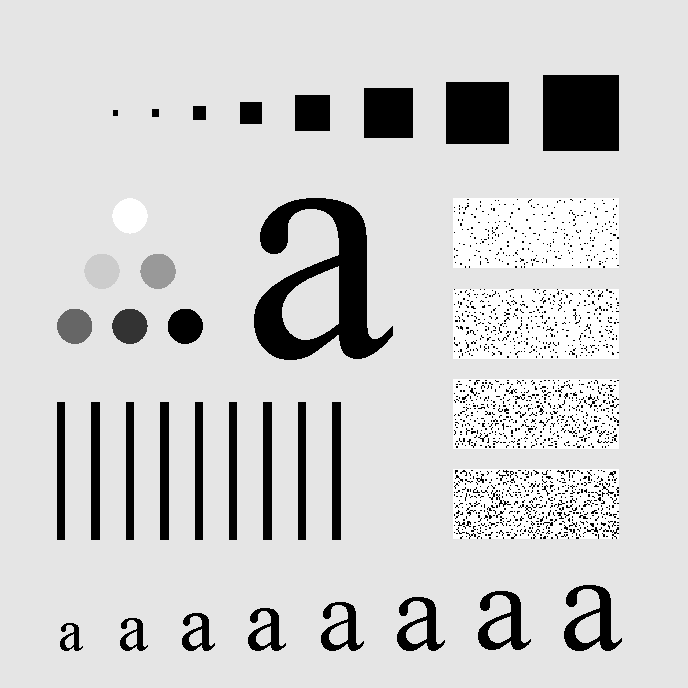
#> input picture ex1/ex21a.tif, 688 x 688 px
$ jupyter execute --allow-errors main.ipynb   (shell and % lines are left out)
#> lines starting #> are read from the running program, lines starting #| are printed output that depends on the picture
[cell 1]
import matplotlib.pyplot as plt
from PIL import Image
from scipy.io import loadmat

## Task 1 - Image registration

[cell 2]
a = Image.open('ex21a.tif')
#> a is the input picture: PIL image 688x688 L; min 0, max 255, mean 207.3
b = Image.open('ex21b.tif')
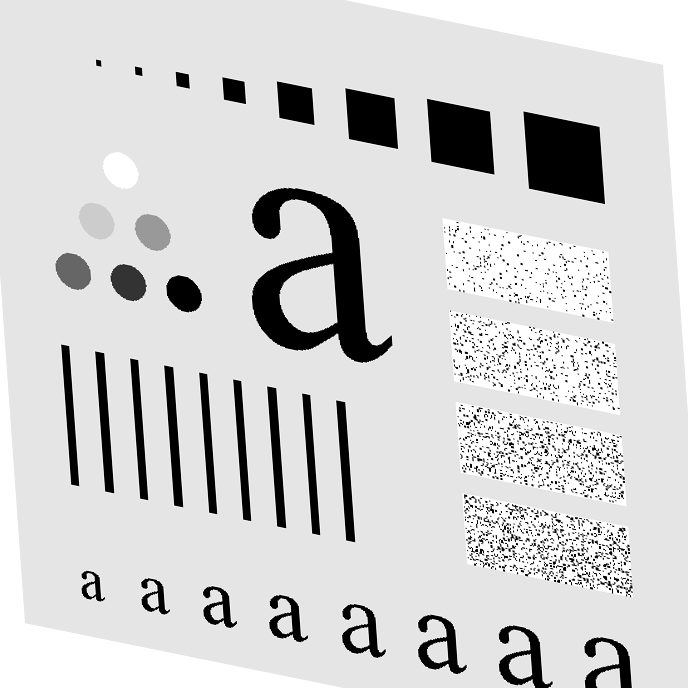
#> input picture ex1/ex21b.tif, 688 x 688 px
#> b is the input picture: PIL image 688x688 LA; mean R, G, B, A 192.1, 192.1, 192.1, 237.4

[cell 3]
a

[cell 4]
b

[cell 5]
from skimage.transform import estimate_transform, AffineTransform, warp
import numpy as np

img1 = np.array(a)
img2 = np.array(b)[...,0]
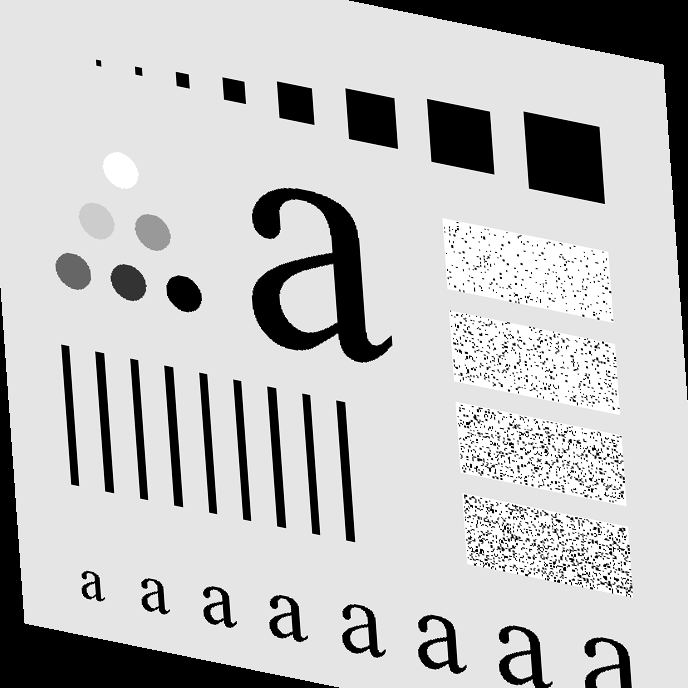
#> img2: shape (688, 688); min 0, max 255, mean 192.1

[cell 6]
from skimage.transform import estimate_transform
from skimage.transform import AffineTransform, warp

points1 = np.array([
  [327, 392], # tail end of a
  [540, 340], # end pipe down
  [151, 618],  # largest square br corner
  [640, 530], # second to last low a tail
])

points2 = np.array([
  [337, 391],
  [542, 354],
  [204, 604],
  [683, 551],
])

tfm = estimate_transform('affine', points1, points2)
img2_gen = (warp(img1, tfm) * 255).astype('uint8')
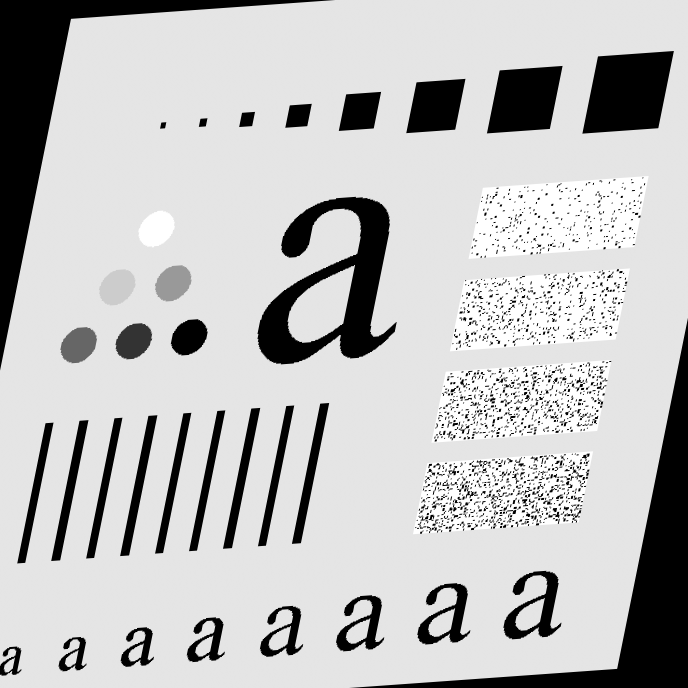
#> img2_gen: shape (688, 688); min 0, max 255, mean 191.3
# plt.imshow(img2_gen != img2)
plt.imshow(img2_gen)
